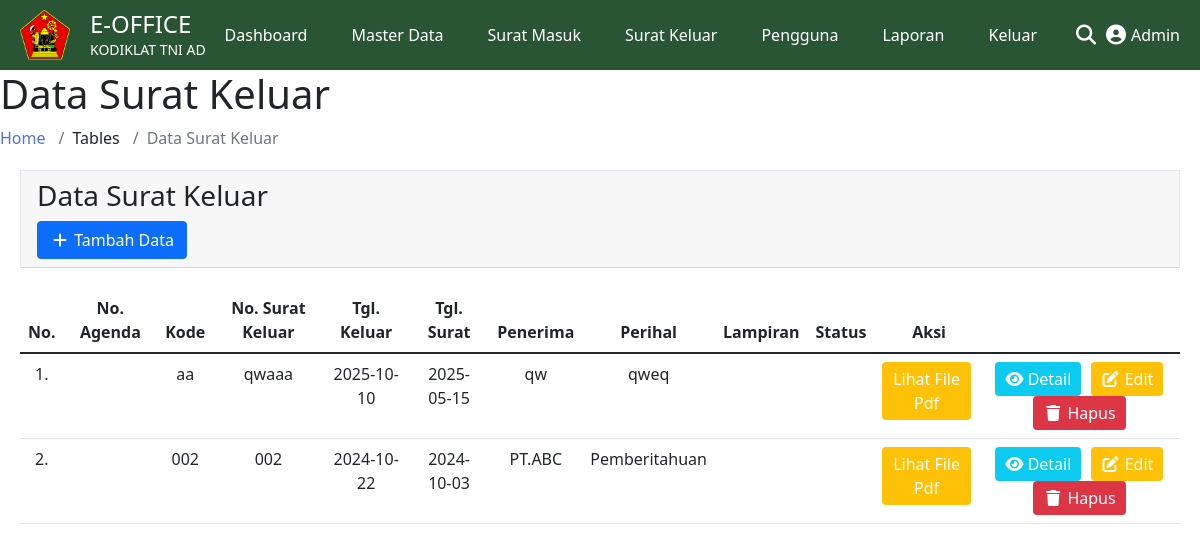
Page /Beranda/sk.php on the committed database.
### tables this page shows
CREATE TABLE `tb_sk` (
  `id_sk` int(11) NOT NULL,
  `nomor_agenda` varchar(50) NOT NULL,
  `kode` varchar(50) NOT NULL,
  `nomor_sk` varchar(50) NOT NULL,
  `tgl_keluar` date NOT NULL,
  `tgl_sk` date NOT NULL,
  `penerima_sk` varchar(50) NOT NULL,
  `perihal_sk` varchar(50) NOT NULL,
  `lampiran_sk` varchar(50) NOT NULL,
  `status` int(11) NOT NULL,
  `tindakan` text NOT NULL,
  `berkas_kesalahan` text NOT NULL,
  `dari_disposisi` varchar(80) NOT NULL,
  `status_arsip` int(11) NOT NULL
);

### Beranda/sk.php (the view, shortened to what this page needs)
<?php
include 'koneksi.php';
?>
<!DOCTYPE html>
<html lang="id">
<head>
    <link rel="stylesheet" href="d.css">
    <link rel="stylesheet" href="surat_keluar.css">
    <link rel="stylesheet" href="https://cdnjs.cloudflare.com/ajax/libs/font-awesome/6.0.0-beta3/css/all.min.css">
    <link rel="stylesheet" href="https://cdnjs.cloudflare.com/ajax/libs/twitter-bootstrap/5.1.3/css/bootstrap.min.css">
</head>
<body>
    <header class="header">
        <div class="logo">
            <img src="../image/logo.png" alt="Logo" class="logo-img"/>
            <div class="logo-text">
                <h1 class="logo-title">E-OFFICE</h1>
                <p class="logo-subtitle">KODIKLAT TNI AD</p>
            </div>
        </div>
        <nav>
    <ul>
        <li><a href="index.php">Dashboard</a></li>
        <li class="dropdown">
            <a href="" class="dropbtn">Master Data</a>
        </li>
        <li><a href="surat_masuk.php">Surat Masuk</a></li>
        <li><a href="surat_keluar.php">Surat Keluar</a></li>
        <li><a href="pengguna.php">Pengguna</a></li>
        <li class="dropdown">
            <a href="" class="dropbtn">Laporan</a>
        </li>
        <li><a href="login.php">Keluar</a></li>
    </ul>
</nav>
        <div class="search-profile">
            <i class="fas fa-search search-icon"></i>
            <div class="admin-profile">
                <i class="fas fa-user-circle profile-icon"></i>
                <span class="profile-name">Admin</span>
            </div>
        </div>
    </header>
    <div class="page-header">
        <h1 class="page-title">Data Surat Keluar</h1>
        <ol class="breadcrumb">
            <li class="breadcrumb-item"><a href="./" class="breadcrumb-link">Home</a></li>
            <li class="breadcrumb-item">Tables</li>
            <li class="breadcrumb-item active" aria-current="page">Data Surat Keluar</li>
        </ol>
    </div>
    <div class="card-header">
        <h3 class="card-title">Data Surat Keluar</h3>
        <a class="btn btn-primary" href="#" data-bs-toggle="modal" data-bs-target="#myModal"><i class="fas fa-fw fa-plus"></i> Tambah Data</a>
    </div>
    <div class="table-responsive">
        <table class="table" id="dataTable">
            <thead>
                <tr class="text-center">
                    <th>No.</th>
                    <th>No. Agenda</th>
                    <th>Kode</th>
                    <th>No. Surat Keluar</th>
                    <th>Tgl. Keluar</th>
                    <th>Tgl. Surat</th>
                    <th>Penerima</th>
                    <th>Perihal</th>
                    <th>Lampiran</th>
                    <th>Status</th>
                    <th>Aksi</th>
                </tr>
            </thead>
            <tbody>
                <?php
                $no = 1;
                $data = "SELECT * FROM tb_sk ORDER BY tb_sk.id_sk DESC";
                $result = mysqli_query($koneksi, $data);
                while($row = mysqli_fetch_assoc($result)){
                ?>
                <tr class="text-center">
                    <td><?php echo $no++; ?>.</td>
                    <td><?php echo $row['nomor_agenda']; ?></td>
                    <td><?php echo $row['kode']; ?></td>
                    <td><?php echo $row['nomor_sk']; ?></td>
                    <td><?php echo $row['tgl_keluar']; ?></td>
                    <td><?php echo $row['tgl_sk']; ?></td>
                    <td><?php echo $row['penerima_sk']; ?></td>
                    <td><?php echo $row['perihal_sk']; ?></td>
                    <td><?php echo $row['lampiran_sk']; ?></td>
                    <td>
                    </td>
                    <td>
                        <a class="btn btn-warning" href="#" data-bs-toggle="modal" data-bs-target="#fileModal<?php echo $row['id_sk']; ?>"> Lihat File Pdf</a>
                    </td>
                    <td>
                        <a class="btn btn-info" href="#" data-bs-toggle="modal" data-bs-target="#detailSuratModal<?php echo $row['id_sk']; ?>"><i class="fas fa-eye"></i> Detail</a>
                        <a class="btn btn-warning" href="#" data-bs-toggle="modal" data-bs-target="#myModaledit<?php echo $row['id_sk']; ?>"><i class="fas fa-fw fa-edit"></i> Edit</a>
                        <button class="btn btn-danger deleteBtn" data-id="<?php echo $row['id_sk']; ?>"><i class="fas fa-fw fa-trash"></i> Hapus</button>
                    </td>
                </tr>
                <?php } ?>
            </tbody>
        </table>
    </div>
</body>
</html>

### Beranda/d.css (style rules this page uses)
body { font-family: 'Arial', sans-serif; margin: 0; padding: 0; background-color: #f0f2f5; }
.header { display: flex; justify-content: space-between; align-items: center; padding: 10px 20px; background-color: #2a5535; color: white; }
.logo { display: flex; align-items: center; }
.logo img { width: 50px; height: 50px; }
.logo-text { margin-left: 10px; }
.logo-text h1 { font-size: 24px; margin: 0; }
.logo-text p { font-size: 14px; margin: 0; }
nav ul { list-style: none; padding: 0; margin: 0; display: flex; }
nav ul li { margin-right: 20px; position: relative; }
nav ul li a { color: white; text-decoration: none; font-size: 16px; padding: 8px 12px; display: block; }
.search-profile { display: flex; align-items: center; }
.search-profile i { font-size: 18px; margin-right: 10px; }
.admin-profile { display: flex; align-items: center; }
.admin-profile i { font-size: 20px; margin-right: 5px; }
.admin-profile span { font-size: 16px; }

### Beranda/surat_keluar.css (style rules this page uses)
body { font-family: Arial, sans-serif; background-color: #f8f9fc; margin: 0; padding: 0; }
.header { display: flex; justify-content: space-between; align-items: center; padding: 10px 20px; background-color: #2a5535; color: white; }
.logo { display: flex; align-items: center; }
.logo img { height: 50px; margin-right: 10px; }
.logo-text h1 { margin: 0; font-size: 24px; }
.logo-text p { margin: 0; font-size: 14px; }
nav ul { list-style: none; display: flex; margin: 0; padding: 0; }
nav ul li { margin-right: 20px; }
nav ul li a { color: white; text-decoration: none; }
.search-profile { display: flex; align-items: center; }
.search-profile .fas { margin-right: 10px; font-size: 20px; }
.admin-profile { display: flex; align-items: center; }
.admin-profile .fas { margin-right: 5px; font-size: 20px; }
.breadcrumb { display: flex; list-style: none; padding: 0; margin: 0; }
.breadcrumb li { margin-right: 5px; }
.breadcrumb li a { text-decoration: none; color: #4e73df; }
.breadcrumb li.active { color: #6c757d; }
.card-header { background-color: white; padding: 15px; border: 1px solid #e3e6f0; margin: 20px; }
.btn-primary { color: white; background-color: #2d572c; border: none; padding: 10px 20px; text-decoration: none; display: inline-block; }
.table-responsive { margin: 20px; }
.table { width: 100%; border-collapse: collapse; }
.table th, .table td { padding: 12px; text-align: center; border-bottom: 1px solid #e3e6f0; }
.table th { background-color: #f8f9fc; }
.table td { background-color: white; }
.table .btn { padding: 5px 10px; border: none; color: white; cursor: pointer; margin-right: 5px; }

### rows in the picture
tb_sk: kode "aa", nomor_sk "qwaaa", tgl_keluar "2025-10-10", tgl_sk "2025-05-15", penerima_sk "qw", perihal_sk "qweq"
tb_sk: kode "002", nomor_sk "002", tgl_keluar "2024-10-22", tgl_sk "2024-10-03", penerima_sk "PT.ABC", perihal_sk "Pemberitahuan"
